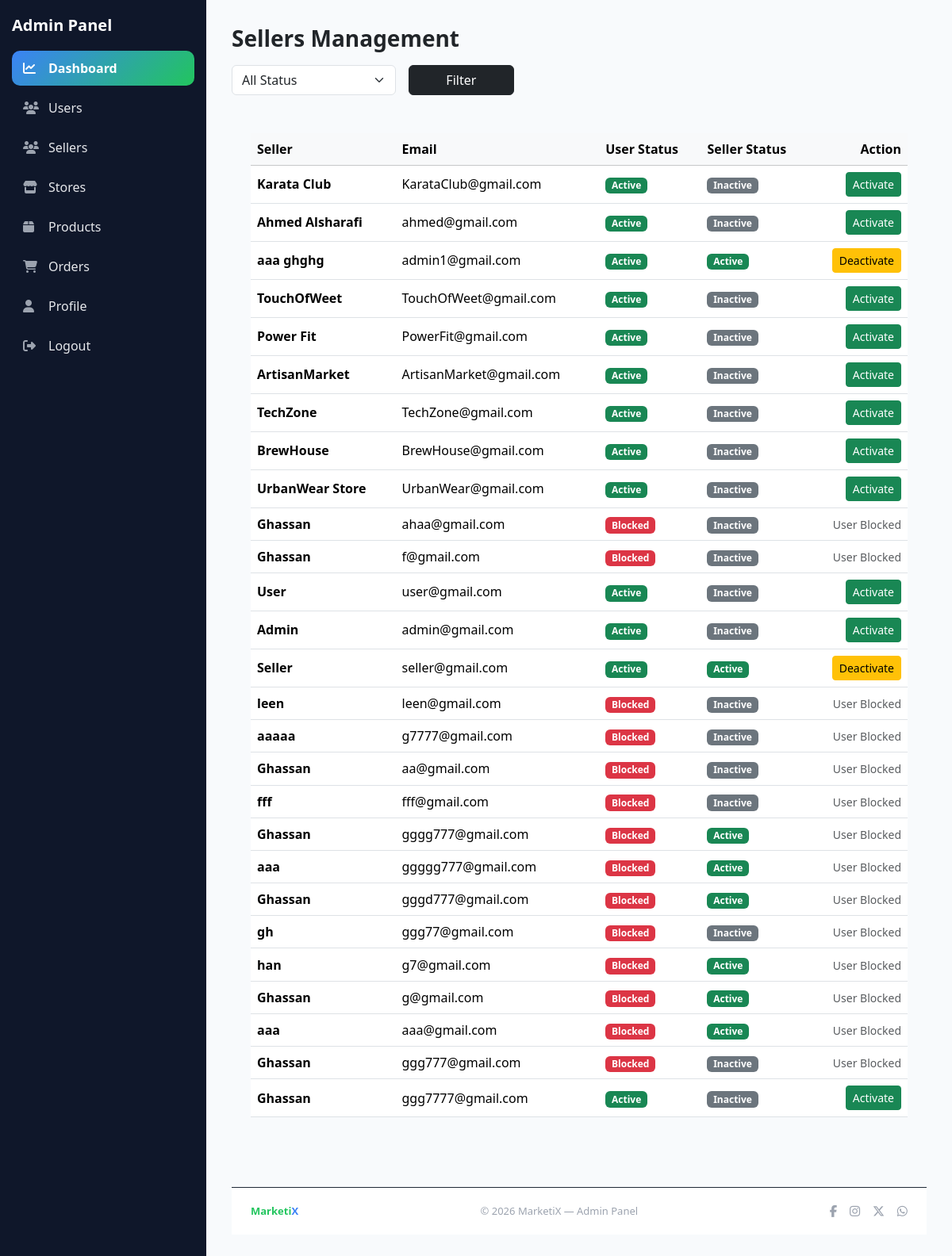
Screenshot of /views/admin/sellers.php (signed in) with the database file from the repository.
### tables this page shows
CREATE TABLE `sellers` (
  `seller_id` int(11) NOT NULL,
  `user_id` int(11) NOT NULL,
  `created_at` timestamp NOT NULL DEFAULT current_timestamp(),
  `seller_status` enum('active','inactive') NOT NULL DEFAULT 'inactive'
);

CREATE TABLE `users` (
  `user_id` int(11) NOT NULL,
  `user_name` varchar(100) NOT NULL,
  `user_email` varchar(150) NOT NULL,
  `user_password` varchar(255) NOT NULL,
  `user_role` enum('user','seller','admin') NOT NULL DEFAULT 'user',
  `user_status` enum('active','blocked') NOT NULL DEFAULT 'active',
  `created_at` timestamp NOT NULL DEFAULT current_timestamp()
);

### views/admin/sellers.php (called while the page is built, shortened)
<?php
require_once $_SERVER['DOCUMENT_ROOT'] . '/MarketiX/app/bootstrap.php';
$controller = new AdminSellersController($pdo);
$statusFilter = $controller->getStatusFilter($_GET);
$sellers = $controller->getSellers($statusFilter);
require_once __DIR__ . '/layouts/layout.php';

### app/bootstrap.php (called while the page is built, shortened)
<?php
require_once ROOT_PATH . '/app/config/database.php';
require_once ROOT_PATH . '/app/helpers/ActivityLogger.php';
spl_autoload_register(function ($class) {
    $paths = [
        ROOT_PATH . '/app/controllers/',
        ROOT_PATH . '/app/models/',
        ROOT_PATH . '/app/middleware/',
    ];
    foreach ($paths as $path) {
        $file = $path . $class . '.php';
        if (file_exists($file)) {
            return;
        }
    }
}
);

### app/controllers/AdminSellersController.php (called while the page is built, shortened)
<?php
class AdminSellersController
{
    private PDO $pdo;
    public function __construct(PDO $pdo)
    {
        $this->pdo = $pdo;
    }
    public function getStatusFilter(array $query): string
    {
        return $query['status'] ?? 'all';
    }
    public function getSellers(string $statusFilter): array
    {
        $params = [];
        $sql = "
            SELECT
                s.seller_id,
                s.seller_status,
                u.user_id,
                u.user_name,
                u.user_email,
                u.user_status
            FROM sellers s
            JOIN users u ON s.user_id = u.user_id
        ";
        $sql .= " ORDER BY s.seller_id DESC";
        $stmt = $this->pdo->prepare($sql);
        $stmt->execute($params);
        $sellers = $stmt->fetchAll(PDO::FETCH_ASSOC);
        ActivityLogger::log(
            $this->pdo,
            $_SESSION['user_id'] ?? null,
            'ADMIN_VIEW_SELLERS',
            "Admin viewed sellers list (filter: {$statusFilter})"
        );
        return $sellers;
    }
}

### app/helpers/ActivityLogger.php (called while the page is built)
<?php
class ActivityLogger
{
    public static function log(PDO $pdo, ?int $userId, string $type, string $description): void
    {
        try {
            $stmt = $pdo->prepare("
                INSERT INTO activity_logs
                    (user_id, activity_type, activity_description)
                VALUES
                    (:user_id, :activity_type, :activity_description)
            ");
            $stmt->execute([
                ':user_id'             => $userId,
                ':activity_type'       => $type,
                ':activity_description'=> $description
            ]);
        } catch (PDOException $e) {
        }
    }
}

### views/admin/pages/sellers_content.php (the view, shortened to what this page needs)
<?php
$sellers      ??= [];
?>
<h3 class="fw-bold mb-3">Sellers Management</h3>
<form method="GET" class="row g-3 mb-4">
  <div class="col-md-3">
    <select name="status" class="form-select">
      <option value="all">All Status</option>
    </select>
  </div>
  <div class="col-md-2">
    <button class="btn btn-dark w-100">Filter</button>
  </div>
</form>
<div class="card-custom p-4">
<?php if (empty($sellers)): ?>
  <div class="alert alert-info mb-0">
    No sellers found.
  </div>
<?php else: ?>
  <table class="table align-middle">
    <thead class="table-light">
      <tr>
        <th>Seller</th>
        <th>Email</th>
        <th>User Status</th>
        <th>Seller Status</th>
        <th class="text-end">Action</th>
      </tr>
    </thead>
    <tbody>
    <?php foreach ($sellers as $s): ?>
      <tr>
        <td><strong><?= htmlspecialchars($s['user_name']) ?></strong></td>
        <td><?= htmlspecialchars($s['user_email']) ?></td>
        <td>
          <?php if ($s['user_status'] === 'active'): ?>
            <span class="badge bg-success">Active</span>
          <?php else: ?>
            <span class="badge bg-danger">Blocked</span>
          <?php endif; ?>
        </td>
        <td>
          <?php if ($s['seller_status'] === 'active'): ?>
            <span class="badge bg-success">Active</span>
          <?php else: ?>
            <span class="badge bg-secondary">Inactive</span>
          <?php endif; ?>
        </td>
        <td class="text-end">
          <?php if ($s['user_status'] !== 'active'): ?>
            <span class="text-muted small">User Blocked</span>
          <?php else: ?>
            <a href="seller_action.php?id=<?= (int)$s['seller_id'] ?>&action=toggle"
               class="btn btn-sm <?= $s['seller_status'] === 'active' ? 'btn-warning' : 'btn-success' ?>"
               onclick="return confirm('Are you sure you want to change seller status?')">
              <?= $s['seller_status'] === 'active' ? 'Deactivate' : 'Activate' ?>
            </a>
          <?php endif; ?>
        </td>
      </tr>
    <?php endforeach; ?>
    </tbody>
  </table>
<?php endif; ?>
</div>

### views/admin/layouts/sidebar.php (style rules this page uses)
:root { --mx-green: #22c55e; --mx-blue: #3b82f6; --mx-dark: #0f172a; --mx-dark-2: #111827; --mx-border: #1f2937; --mx-text: #e5e7eb; --mx-muted: #9ca3af; }

### rows the page displays
sellers: user.user_name "Karata Club", user.user_email "KarataClub@gmail.com", shows "Active", seller_status "Inactive"
sellers: user.user_name "Ahmed Alsharafi", user.user_email "ahmed@gmail.com", shows "Active", seller_status "Inactive"
sellers: user.user_name "aaa ghghg", user.user_email "admin1@gmail.com", shows "Active", seller_status "Active"
sellers: user.user_name "TouchOfWeet", user.user_email "TouchOfWeet@gmail.com", shows "Active", seller_status "Inactive"
sellers: user.user_name "Power Fit", user.user_email "PowerFit@gmail.com", shows "Active", seller_status "Inactive"
sellers: user.user_name "ArtisanMarket", user.user_email "ArtisanMarket@gmail.com", shows "Active", seller_status "Inactive"
sellers: user.user_name "TechZone", user.user_email "TechZone@gmail.com", shows "Active", seller_status "Inactive"
sellers: user.user_name "BrewHouse", user.user_email "BrewHouse@gmail.com", shows "Active", seller_status "Inactive"
sellers: user.user_name "UrbanWear Store", user.user_email "UrbanWear@gmail.com", shows "Active", seller_status "Inactive"
sellers: user.user_name "Ghassan", user.user_email "ahaa@gmail.com", shows "Blocked", seller_status "Inactive", shows "User Blocked"
sellers: user.user_name "Ghassan", user.user_email "f@gmail.com", shows "Blocked", seller_status "Inactive", shows "User Blocked"
sellers: user.user_name "User", user.user_email "user@gmail.com", shows "Active", seller_status "Inactive"
sellers: user.user_name "Admin", user.user_email "admin@gmail.com", shows "Active", seller_status "Inactive"
sellers: user.user_name "Seller", user.user_email "seller@gmail.com", shows "Active", seller_status "Active"
sellers: user.user_name "leen", user.user_email "leen@gmail.com", shows "Blocked", seller_status "Inactive", shows "User Blocked"
sellers: user.user_name "aaaaa", user.user_email "g7777@gmail.com", shows "Blocked", seller_status "Inactive", shows "User Blocked"
sellers: user.user_name "Ghassan", user.user_email "aa@gmail.com", shows "Blocked", seller_status "Inactive", shows "User Blocked"
sellers: user.user_name "fff", user.user_email "fff@gmail.com", shows "Blocked", seller_status "Inactive", shows "User Blocked"
sellers: user.user_name "Ghassan", user.user_email "gggg777@gmail.com", shows "Blocked", seller_status "Active", shows "User Blocked"
sellers: user.user_name "aaa", user.user_email "ggggg777@gmail.com", shows "Blocked", seller_status "Active", shows "User Blocked"
sellers: user.user_name "Ghassan", user.user_email "gggd777@gmail.com", shows "Blocked", seller_status "Active", shows "User Blocked"
sellers: user.user_name "gh", user.user_email "ggg77@gmail.com", shows "Blocked", seller_status "Inactive", shows "User Blocked"
sellers: user.user_name "han", user.user_email "g7@gmail.com", shows "Blocked", seller_status "Active", shows "User Blocked"
sellers: user.user_name "Ghassan", user.user_email "g@gmail.com", shows "Blocked", seller_status "Active", shows "User Blocked"
sellers: user.user_name "aaa", user.user_email "aaa@gmail.com", shows "Blocked", seller_status "Active", shows "User Blocked"
sellers: user.user_name "Ghassan", user.user_email "ggg777@gmail.com", shows "Blocked", seller_status "Inactive", shows "User Blocked"
sellers: user.user_name "Ghassan", user.user_email "ggg7777@gmail.com", shows "Active", seller_status "Inactive"
